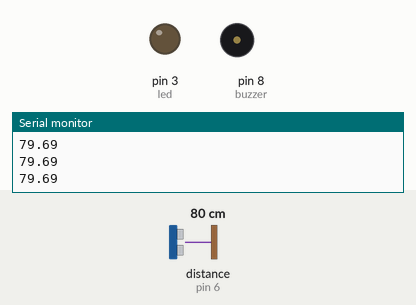
Simulated run of this sketch. Board: Arduino Uno, built with avr-gcc and run on an emulated ATmega328P. Parts: output pins drawn as LEDs (lit = HIGH), buzzer (waves = sounding, pin HIGH), the last lines printed to the serial monitor. Wiring (inferred from the names in the program): ultrasonic range finder: trigger pin 7; echo pin 6. Dashed ring = blinking. Inputs (shaded band) come from the test bench; at power-on: distance to the obstacle (sensor on pin 6) 80 cm. The echo pulse lasts 58.3 µs per cm; pins used as bus, display or sensor lines are not drawn.

Above: at 1.2 s.
1.3 s: distance to the obstacle (sensor on pin 6) set to 12 cm
2.8 s: distance to the obstacle (sensor on pin 6) set to 9 cm
At 3.13 s:
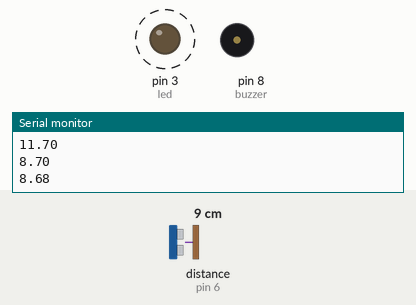
Timing chart, 0 to 11.8 s (numbered marks = the images above; inputs shaded):
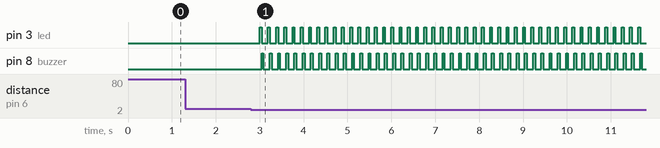

Measured:
- the behaviour switches between 11 and 10 cm on distance to the obstacle (sensor on pin 6) (found by bisection; images 0 and 1)
- after the input at 2.8 s, pin 3 (led): alternates HIGH for 0.04 s and LOW for 0.14 s, starting after 0.20 s; pin 8 (buzzer): alternates HIGH for 0.04 s and LOW for 0.14 s, starting after 0.24 s

The sketch:

sensor_ultrasonico_HC-SR04.ino
```cpp
int trigger = 7;
int echo = 6;
int led = 3;
int buzzer = 8;
float tiempo_espera;
float distancia;

void setup() {
  Serial.begin(9600);
  pinMode(trigger, OUTPUT);
  pinMode(echo, INPUT);
  pinMode(led, OUTPUT);
  pinMode(buzzer,OUTPUT);

}

void loop() {
  digitalWrite(trigger, LOW);
  delayMicroseconds(2);
  digitalWrite(trigger, HIGH);
  delayMicroseconds(10);
  digitalWrite(trigger, LOW);

  tiempo_espera = pulseIn(echo,HIGH);

  distancia =(tiempo_espera/2)/29.15;

  Serial.println(distancia);
  delay(100);

  if(distancia < 10){
    digitalWrite(led,HIGH);
    delay(distancia*5);
    digitalWrite(led,LOW);

    digitalWrite(buzzer,HIGH);
    delay(distancia*5);
    digitalWrite(buzzer,LOW);

  }else{
    digitalWrite(led,LOW);
    digitalWrite(buzzer,LOW);
  }

}
```
